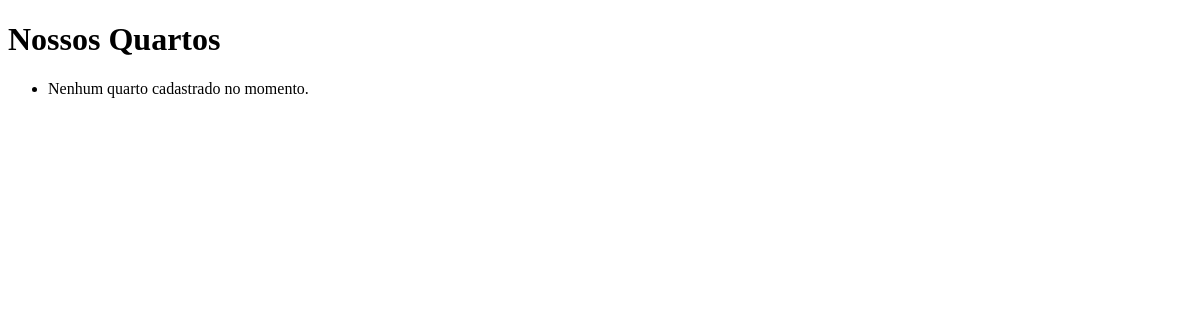
Before: /quartos/ with the older database file.
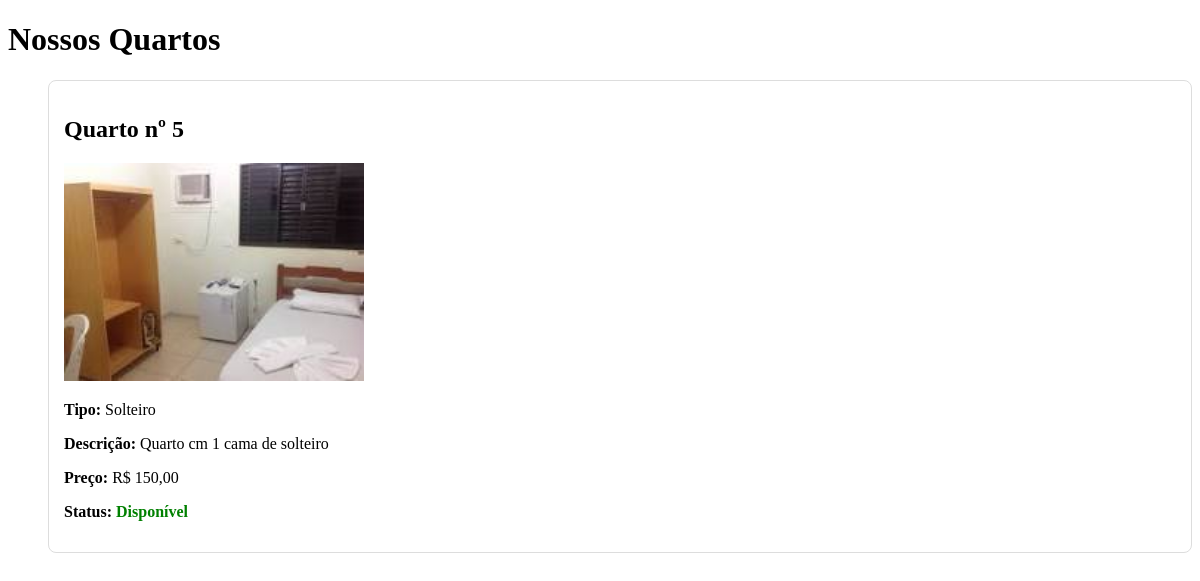
After: the same page with the newer database file.
### quartos/models.py (models this page shows, shortened)
class Quarto(models.Model):
    QUARTO_TIPO = [
        ('S', 'Solteiro'),
        ('C', 'Casal'),
        ('F', 'Familia'),
    ]
    numero = models.CharField(max_length=10)
    tipo = models.CharField(max_length=1, choices=QUARTO_TIPO)
    preco = models.DecimalField(max_digits=8, decimal_places=2)
    disponivel = models.BooleanField(default=True)
    descricao = models.TextField()
    imagem = models.ImageField(upload_to='media/', null=True, blank=True)

### quartos/views.py (the view)
# urls.py: path('quartos/', views.lista_quartos, name="lista_quartos"),
def lista_quartos(request):
    quartos = Quarto.objects.all()
    context = {'quartos':quartos}
    return render(request, 'lista_quartos.html', context)

### quartos/templates/lista_quartos.html (shortened to what this page needs)
<!DOCTYPE html>
<html lang="pt-br">
<head>
</head>
<body>
    <h1>Nossos Quartos</h1>
    <ul>
        {% for quarto in quartos %}
            <li class="quarto-card">
                <h2>Quarto nº {{ quarto.numero }}</h2>
                {% if quarto.imagem %}
                    <img src="{{ quarto.imagem.url }}" alt="Foto do Quarto {{ quarto.numero }}" width="300">
                {% else %}
                    <div style="width:300px; height:150px; background:#eee; display:flex; align-items:center; justify-content:center;">
                        Sem imagem disponível
                    </div>
                {% endif %}
                <p><strong>Tipo:</strong> {{ quarto.get_tipo_display }}</p>
                <p><strong>Descrição:</strong> {{ quarto.descricao }}</p>
                <p><strong>Preço:</strong> R$ {{ quarto.preco }}</p>
                <p><strong>Status:</strong>
                    {% if quarto.disponivel %}
                        <span class="disponivel">Disponível</span>
                    {% else %}
                        <span class="indisponivel">Ocupado</span>
                    {% endif %}
                </p>
            </li>
        {% empty %}
            <li>Nenhum quarto cadastrado no momento.</li>
        {% endfor %}
    </ul>
</body>
</html>

### quartos/templates/lista_quartos.html (style rules this page uses)
.quarto-card { border: 1px solid #ddd; padding: 15px; margin-bottom: 10px; list-style: none; border-radius: 8px; }
.disponivel { color: green; font-weight: bold; }

Changed rows visible on the page:
added Quarto: numero "5", imagem (picture), tipo "Solteiro", descricao "Quarto cm 1 cama de solteiro", preco "150,00", disponivel "Disponível"
Other visible differences:
text no longer shown: "Nenhum quarto cadastrado no momento."
